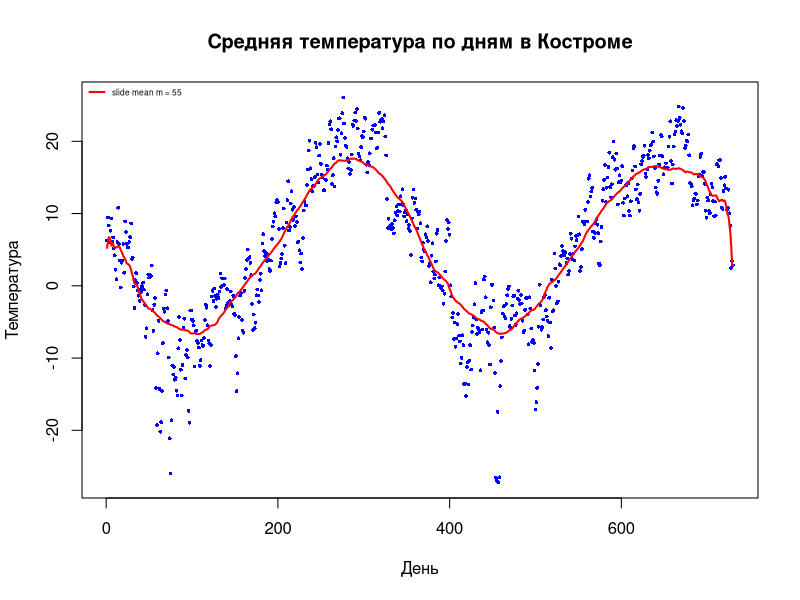
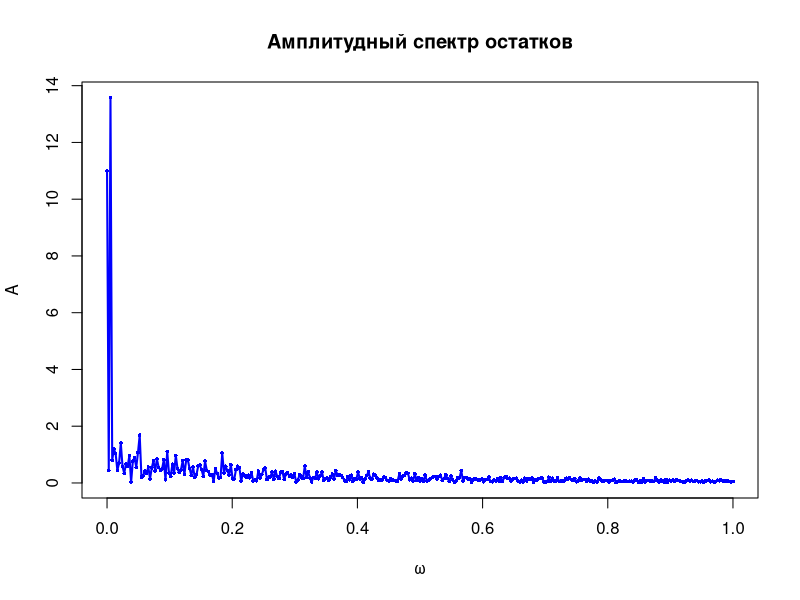

R code for these plots, in order:

parse_data <- function(){
  library(readxl)
  Kostroma_temperature_dataset <- read_excel("Kostroma.xlsx")
  
  return(Kostroma_temperature_dataset)
}

simple_roll_mean <- function(x_sample, m_period){
  size = length(x_sample)
  roll_mean <- rep(1,size)
  
  for (i in 1:size){
    if (i <= m_period){
      roll_mean[i] = sum(x_sample[1:(2*i)]) / (2 * i + 1)
    }
    else if (i > size - m_period){
      roll_mean[i] = sum(x_sample[(2*i - size) : size]) / (2*(size - i)+1)
    }
    else {
      roll_mean[i] = sum(x_sample[(i-m_period):(i + m_period)]) / (2 * m_period + 1)
    }
  }
  return(roll_mean)
}

rotation_points_count <- function(x_data){
  count <- 0
  
  for(i in 1:(length(x_data) - 2)){
    if ((x_data[i+1] < x_data[i]  && x_data[i + 1] < x_data[i+2]) 
        || (x_data[i+1] > x_data[i]  && x_data[i + 1] > x_data[i+2])){
      count = count + 1
    }
    else{
      
    }
  }
  return(count)
}

calc_p_for_kendall <- function(x_data){
  p <- 0
  for (i in (1:length(x_data))){
    for (j in (i:length(x_data))){
      if(x_data[j] > x_data[i]){
        p = p + 1
      }
    } 
  }
  return(p)
}

check_randomness <- function(x_sample, x_trend){
  x_remains = x_sample - x_trend
  
  size = length(x_sample)
  
  p_mean = (2.0/3.0)*(size - 2)
  p_disp = (16 * size - 29) / 90.0
  p_size = rotation_points_count(x_remains)
  
  p = calc_p_for_kendall(x_remains)
  
  kendell = (4*p)/(size * (size - 1)) - 1
  print("Число поворотных точек:")
  print(p_size)
  print("Коэффициент Кенделла: ")
  print(kendell)
  if (p_size < p_mean + p_disp && p_size > p_mean - p_disp){
    print("Ряд случаен")
  }
  else if(p_size < p_mean - p_disp){
    print("Ряд положительно коррелирован")
  }
  else if(p_size > p_mean + p_disp){
    print("Ряд быстро колеблющийся")
  }
}

spectre <- function(x_sample){
  f = fft(x_sample)
  n = length(x_sample)
  amp = 2 / n * abs(f[1:(length(x_sample) %/% 2)])
  freqs <- seq(0, 1/(1.0), length.out = length(x_sample) %/% 2)
  freq <- freqs[which.max(amp)]
  
  plot(freqs, amp, pch = 16, cex = 0.5, col = "blue",
       main = "Амплитудный спектр остатков",
       xlab = "ω", ylab = "A")
  lines(x = freqs, y = amp, col="blue", lwd=2)
  print(freq)
}

lab4 <- function(){
  x_data = parse_data()
  x_data = unlist(x_data)
  x_data = rev(x_data)
  slide_mean_55 <- simple_roll_mean(x_data, 55)
  print("Метод простейшего скользящего среднего для окна m = 55")
  check_randomness(x_data, slide_mean_55)
  x = seq(1, length(x_data))
  plot(x= x, y = x_data, pch = 16, cex = 0.5, col = "blue", 
      main = "Средняя температура по дням в Костроме",
      xlab = "День", ylab = "Температура")
  lines(x =x, y = slide_mean_55, col="red", lwd = 2)
  legend("topleft", c("slide mean m = 55"),
        bty = "n",
        lty = 1,
        cex = 0.5,
        lwd = 2,
        col = c("red"))

  spectre(x_data)
}

lab4()